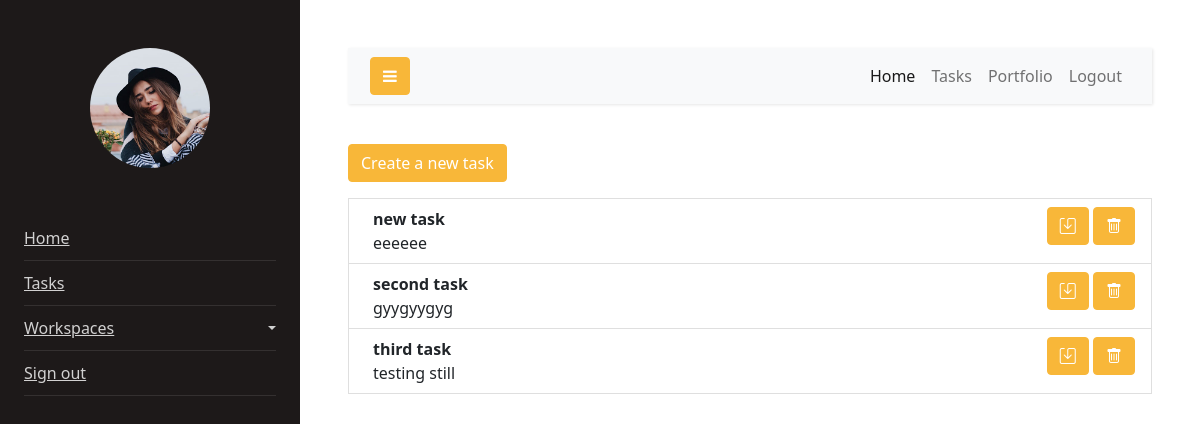
Page /changes (signed in) on the earlier database version.
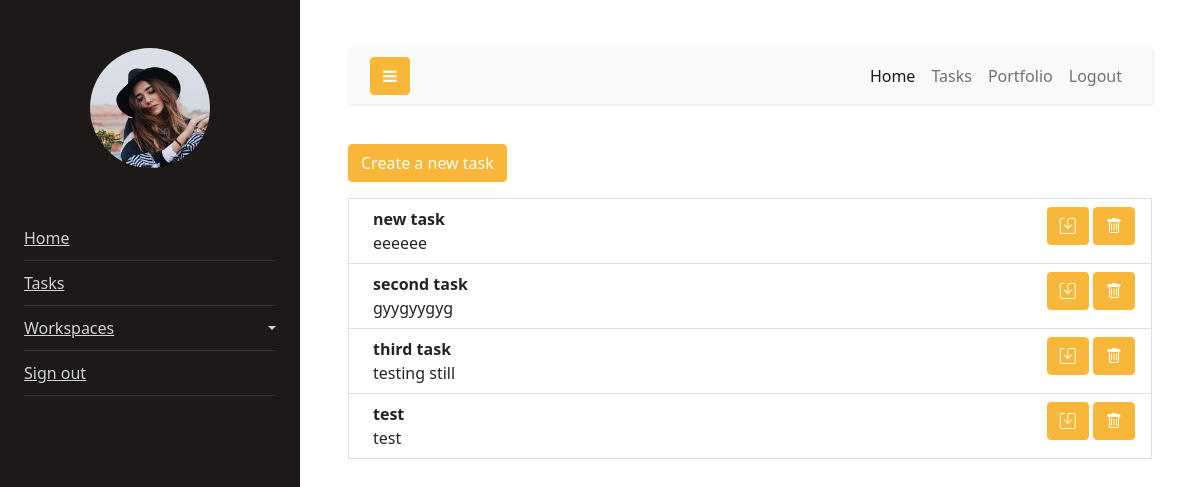
Same page on the later database version.
### tables this page shows
CREATE TABLE tasks(
        id INTEGER PRIMARY KEY AUTOINCREMENT,
        title CHAR(50),
        description VARCHAR(255),
        status DEFAULT 0,
        creator VARCHAR(24),
        created_on VARCHAR(24),
        start_date DATE,
        end_date DATE,
        FOREIGN KEY(creator) REFERENCES users(username)
    );

### app.py (the view)
@app.route("/changes")
def get_changes():
    if request.method == 'GET':
        form = TaskForm()
        creator = session['username']
        tasks = model.task.retrieve_tasks(creator)
        return render_template("changes.html", tasks = tasks, form = form)

### app.py (called while the page is built)
@app.before_request
def before_request():
    g.username = None
    if 'username' in session:
        g.username = session['username']

### model.py (called while the page is built)
    def retrieve_tasks(self, creator):
        self.creator = creator
        connection = sqlite3.connect('todo_app.db', check_same_thread=False)
        connection.row_factory = sqlite3.Row
        cursor = connection.cursor()
        cursor.execute(f""" SELECT * FROM tasks WHERE creator = '{self.creator}' ; """)
        tasks = cursor.fetchall()
        connection.commit()
        cursor.close()
        connection.close()
        return tasks

### templates/changes.html (shortened to what this page needs)
{% extends "layout/profile.html" %}
{% block profile %}
      <div id="content" class="p-4 p-md-5">
        <nav class="navbar navbar-expand-lg navbar-light bg-light">
          <div class="container-fluid">
            <button type="button" id="sidebarCollapse" class="btn btn-primary">
              <i class="fa fa-bars"></i>
            </button>
            <div class="collapse navbar-collapse" id="navbarSupportedContent">
              <ul class="nav navbar-nav ml-auto">
                <li class="nav-item active">
                    <a class="nav-link" href="/profile">Home</a>
                </li>
                <li class="nav-item">
                    <a class="nav-link" href="/changes">Tasks</a>
                </li>
                <li class="nav-item">
                    <a class="nav-link" href="#">Portfolio</a>
                </li>
                <li class="nav-item">
                    <a class="nav-link" href="/logout">Logout</a>
                </li>
              </ul>
            </div>
          </div>
        </nav>
        <p>
            <a class="btn btn-primary" data-bs-toggle="collapse" href="#collapseExample" role="button" aria-expanded="false" aria-controls="collapseExample">
              Create a new task
            </a>
          </p>
      {% for task in tasks %}
      <li class="list-group list-group-numbered">
        <li class="list-group-item d-flex justify-content-between align-items-start">
          <div class="ms-2 me-auto">
            <div class="fw-bold">{{ task["title"] }}</div>
            {{ task["description"] }}
          </div>
          <div>
            <button type="button" class="btn btn-primary" data-toggle="modal" data-target="#editModal">
              <i class="bi bi-save"></i>
            </button>
            <button type="button" class="btn btn-primary" data-toggle="modal" data-target="#deleteModal">
              <i class="bi bi-trash"></i>
            </button>
          </div>
        </li>
      </li>
      {% endfor %}
{% endblock profile %}

Differences in the rows shown:
added tasks: title "test", description "test"
